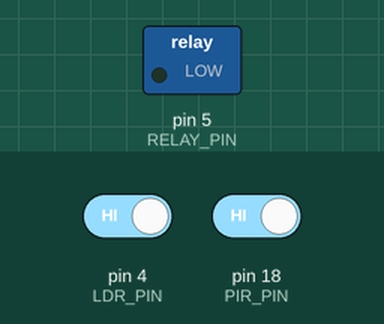
Recording of a sketch running on a simulated Arduino Uno, built with avr-gcc and run on an emulated ATmega328P. On the bench: switched loads named in the sketch (green lamp = pin HIGH). The test bench sets the inputs (shaded band); at power-on: pin 4 (LDR_PIN) HIGH, pin 18 (PIR_PIN) HIGH. What the sketch prints to the serial monitor is not drawn.

Above: at 1.8 s.
1.9 s: pin 4 (LDR_PIN) driven LOW
At 3.2 s:
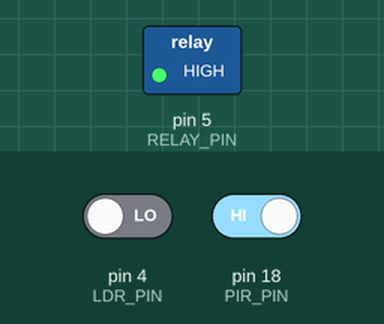
3.5 s: pin 4 (LDR_PIN) driven HIGH
At 4.5 s:
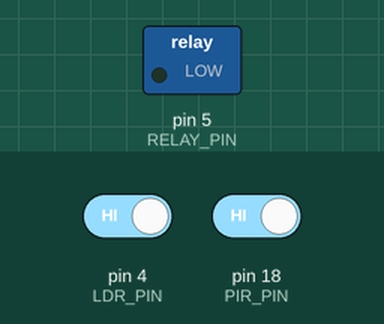
5.0 s: pin 18 (PIR_PIN) driven LOW
At 5.7 s:
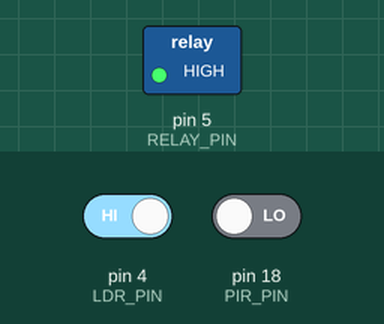
Timing chart, 0 to 8.0 s (numbered marks = the images above; inputs shaded):
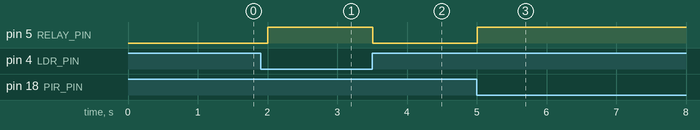

The sketch:

smart_light.ino
```cpp
#define LDR_PIN 4       // Digital pin for LDR (configured as digital input)
#define PIR_PIN 18         // Digital pin for PIR sensor (HW-416-B)
#define RELAY_PIN 5       // Digital pin for relay

void setup() {
  Serial.begin(115200);
  pinMode(LDR_PIN, INPUT);      // Set LDR pin as input (digital)
  pinMode(PIR_PIN, INPUT);      // Set PIR pin as input
  pinMode(RELAY_PIN, OUTPUT);   // Set relay pin as output

  Serial.println("LDR + PIR + Relay Control Initialized...");
}

void loop() {
  int ldrState = digitalRead(LDR_PIN);  // Read LDR value (digital HIGH/LOW)
  int pirState = digitalRead(PIR_PIN);  // Read PIR sensor state

  Serial.print("LDR: ");
  Serial.print(ldrState);
  Serial.print(" | PIR: ");
  Serial.println(pirState);

  // If it's dark (LDR LOW) AND motion is detected (PIR HIGH) → turn on relay
  if (ldrState == LOW || pirState == LOW) {
    Serial.println("Dark + Motion Detected → Relay OFF");
    digitalWrite(RELAY_PIN, HIGH);  // Turn on relay
  } else {
    Serial.println("Conditions not met → Relay ON");
    digitalWrite(RELAY_PIN, LOW);   // Turn off relay
  }

  delay(500);  // Loop delay
}
```

Measured:
- after the input at 1.9 s, pin 5 (RELAY_PIN): LOW → HIGH after 0.10 s
- after the input at 3.5 s, pin 5 (RELAY_PIN): HIGH → LOW at once
- after the input at 5.0 s, pin 5 (RELAY_PIN): LOW → HIGH at once
